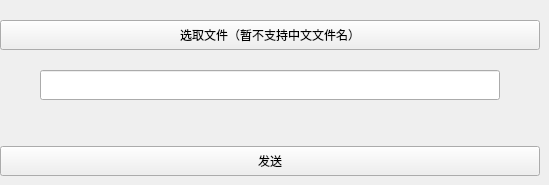
               <widget class="QWidget" name="tab_6">
                <attribute name="title">
                 <string>文件</string>
                </attribute>
                <widget class="QPushButton" name="pushButton_open_file_1">
                 <property name="geometry">
                  <rect>
                   <x>0</x>
                   <y>20</y>
                   <width>540</width>
                   <height>30</height>
                  </rect>
                 </property>
                 <property name="text">
                  <string>选取文件（暂不支持中文文件名）</string>
                 </property>
                </widget>
                <widget class="QLineEdit" name="lineEdit_file_dir_1">
                 <property name="geometry">
                  <rect>
                   <x>40</x>
                   <y>70</y>
                   <width>460</width>
                   <height>30</height>
                  </rect>
                 </property>
                 <property name="focusPolicy">
                  <enum>Qt::TabFocus</enum>
                 </property>
                </widget>
                <widget class="QPushButton" name="pushButton_file_chatroom">
                 <property name="geometry">
                  <rect>
                   <x>0</x>
                   <y>146</y>
                   <width>540</width>
                   <height>30</height>
                  </rect>
                 </property>
                 <property name="text">
                  <string>发送</string>
                 </property>
                </widget>
               </widget>
